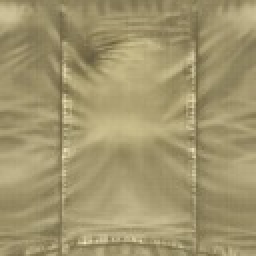
#> input picture customization/decal-library/baek/dobok-original-dobok-fabric-b.png, 128 x 128 px (shown 2 times larger)
$ python wh_seamless_pbr.py ../../../customization/decal-library/baek/dobok-original-dobok-fabric-b.png out
#> lines starting #> are read from the running program, lines starting #| are printed output that depends on the picture
#!/usr/bin/env python3
"""wh_seamless_pbr.py — Python port of TEXTtoPBR's (MIT) client-side PBR algorithms.

Input:  albedo image (e.g. from Pollinations via wh_prompt_pbr.sh)
Output: tileable PBR set: albedo (seamless), normal (+Y, OpenGL), roughness, height
Method (mirrors Vasco888888/text-to-pbr):
  - Seamless tiling: mirror-blend edges (offset by half, crossfade the seam band).
  - Normal map: Sobel gradients of luminance -> tangent-space normals, +Y up (glTF).
  - Roughness: inverted, blurred luminance (bright = rough).
  - Height: raw luminance.

Usage: wh_seamless_pbr.py IN.png OUTDIR/ [--size 1024] [--normal-strength 2.0]
"""
import argparse, math, os
import numpy as np
from PIL import Image, ImageFilter

def _best_boundary(a, axis, margin):
    """Smoothest adjacent line-pair along axis, constrained to [margin, n-margin]
    so the seam band we place later never touches the tile edge."""
    n = a.shape[axis]
    d = np.abs(np.diff(a, axis=axis))
    axes = tuple(i for i in range(a.ndim) if i != axis)
    d = d.mean(axis=axes)  # d[k] = diff between lines k and k+1
    lo, hi = margin, n - margin
    if hi <= lo:
        return n // 2
    k = int(np.argmin(d[lo - 1:hi - 1])) + (lo - 1)
    return k + 1  # boundary s puts lines (s-1, s) at the tile edge

def _seamless_1d(a, axis):
    """Exact tile along one axis: roll the image so its SMOOTHEST adjacent
    line-pair lands on the tile boundary. The tiled edge then shows that
    smooth pair — seamless for any input, no blending artifacts, no soft bands.
    Interior detail is untouched (interior lines repeat as pattern, not seams)."""
    n = a.shape[axis]
    s = _best_boundary(a, axis, margin=2)
    return np.roll(a, (n - s) % n, axis=axis)

def mirror_blend_seamless(img, blend=0.18):
    """Make tileable via smoothest-boundary roll (hardened TEXTtoPBR-style).
    `blend` kept for API compatibility; the exact method needs no blend band."""
    a = np.asarray(img).astype(np.float32)
    a = _seamless_1d(a, axis=1)  # x edges
    a = _seamless_1d(a, axis=0)  # y edges
    return Image.fromarray(np.clip(a, 0, 255).astype(np.uint8))

def luminance(a):
    return 0.2126 * a[..., 0] + 0.7152 * a[..., 1] + 0.0722 * a[..., 2]

def normal_map(img, strength=2.0):
    a = np.asarray(img).astype(np.float32)
    lum = luminance(a)
    # Sobel
    kx = np.array([[-1, 0, 1], [-2, 0, 2], [-1, 0, 1]], np.float32)
    ky = np.array([[-1, -2, -1], [0, 0, 0], [1, 2, 1]], np.float32)
    gx = np.zeros_like(lum); gy = np.zeros_like(lum)
    for i in range(3):
        for j in range(3):
            gx += kx[i, j] * np.roll(np.roll(lum, i - 1, 0), j - 1, 1)
            gy += ky[i, j] * np.roll(np.roll(lum, i - 1, 0), j - 1, 1)
    # +Y up (glTF/OpenGL convention): negate green channel of DirectX-style
    n = np.dstack((-gx * strength / 255.0, gy * strength / 255.0,
                   np.ones_like(lum)))
    n /= np.linalg.norm(n, axis=2, keepdims=True) + 1e-8
    return Image.fromarray(((n * 0.5 + 0.5) * 255).astype(np.uint8))

def roughness_map(img, blur=3):
    lum = Image.fromarray(luminance(np.asarray(img).astype(np.float32)).astype(np.uint8))
    lum = lum.filter(ImageFilter.GaussianBlur(blur))
    inv = 255 - np.asarray(lum).astype(np.float32)
    rgb = np.dstack([inv] * 3)
    return Image.fromarray(np.clip(rgb, 0, 255).astype(np.uint8))

def main():
    ap = argparse.ArgumentParser()
    ap.add_argument("inp"); ap.add_argument("outdir")
    ap.add_argument("--size", type=int, default=1024)
    ap.add_argument("--normal-strength", type=float, default=2.0)
    a = ap.parse_args()
    os.makedirs(a.outdir, exist_ok=True)
    img = Image.open(a.inp).convert("RGB").resize((a.size, a.size), Image.LANCZOS)
    alb = mirror_blend_seamless(img)
#> in _best_boundary, `d = np.abs(np.diff(a, axis=axis))`:
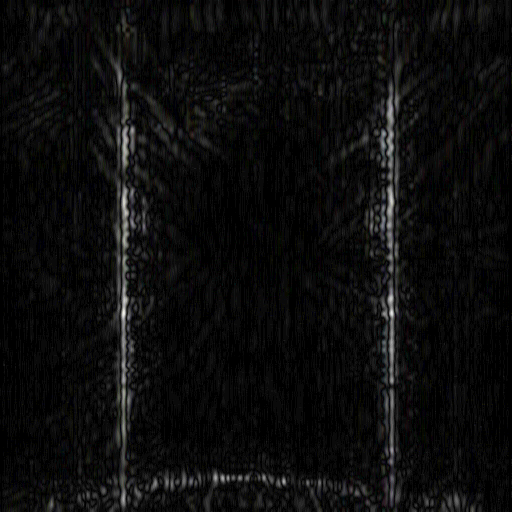
#> d: shape (1024, 1023, 3) float32 (shown at 1/2 size); mean R, G, B 0.623, 0.625, 0.619; drawn with min black and max white
#> in _best_boundary, `d = d.mean(axis=axes)`: d = 1023 values, max 5.39 at index 248, min 0 at index 3, mean 0.622
#> in _best_boundary, `k = int(np.argmin(d[lo - 1:hi - 1])) + (lo - 1)`: k = 3
#> in _seamless_1d, `s = _best_boundary(a, axis, margin=2)`: s = 4
#> call 2 of _best_boundary, with axis = 0, margin = 2
#> in _best_boundary (call 2), `d = np.abs(np.diff(a, axis=axis))`:
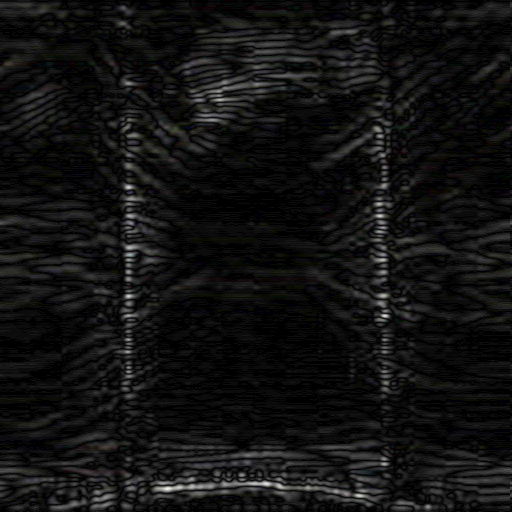
#> d: shape (1023, 1024, 3) float32 (shown at 1/2 size); mean R, G, B 0.751, 0.751, 0.743; drawn with min black and max white
#> in _best_boundary (call 2), `d = d.mean(axis=axes)`: d = 1023 values, max 2.43 at index 967, min 0.0208 at index 3, mean 0.749
    alb.save(f"{a.outdir}/albedo.png")
    normal_map(alb, a.normal_strength).save(f"{a.outdir}/normal.png")
#> after the loop in normal_map, `for i in range(3):`:
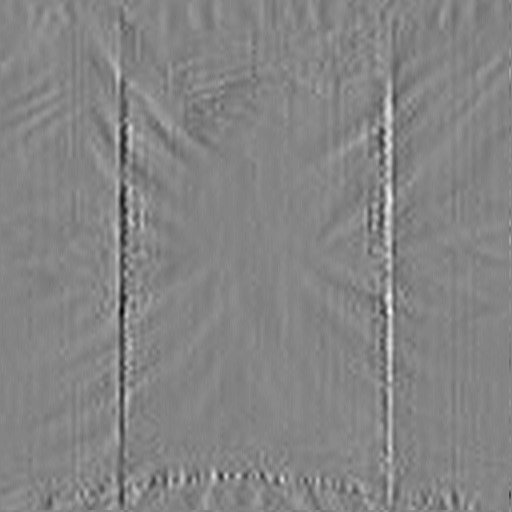
#> gx: shape (1024, 1024) float32 (shown at 1/2 size); min -102.4, max 94, mean 0; drawn with min black and max white
#> after the loop in normal_map, `for i in range(3):`:
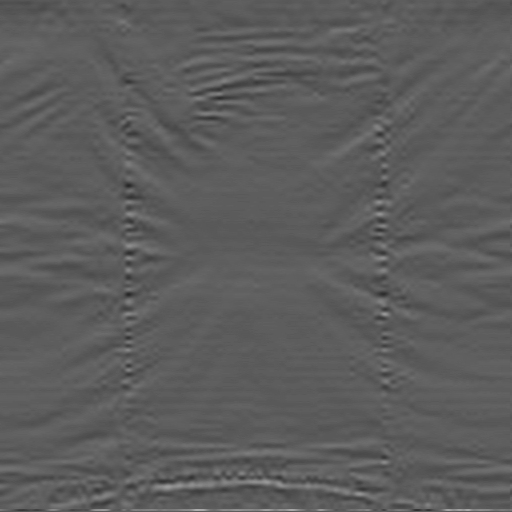
#> gy: shape (1024, 1024) float32 (shown at 1/2 size); min -120.7, max 210.3, mean 0; drawn with min black and max white
#> in normal_map, `n /= np.linalg.norm(n, axis=2, keepdims=True) + 1e-8`:
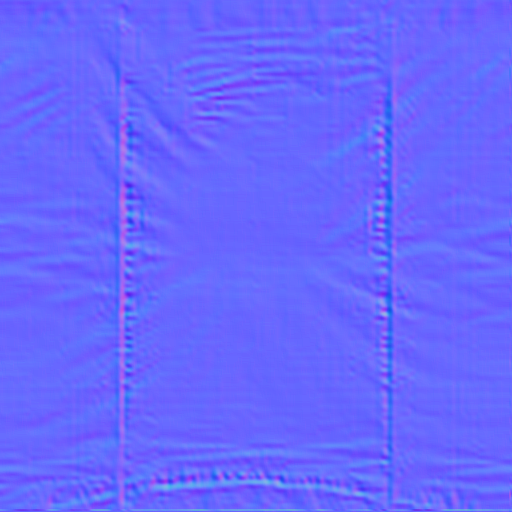
#> n: shape (1024, 1024, 3) float32 (shown at 1/2 size); mean of channels 0, 1, 2 -1.57e-05, -0.000325, 0.997; drawn with min black and max white
#> in normal_map, `return Image.fromarray(((n * 0.5 + 0.5) * 255).astype(np.uint8))`:
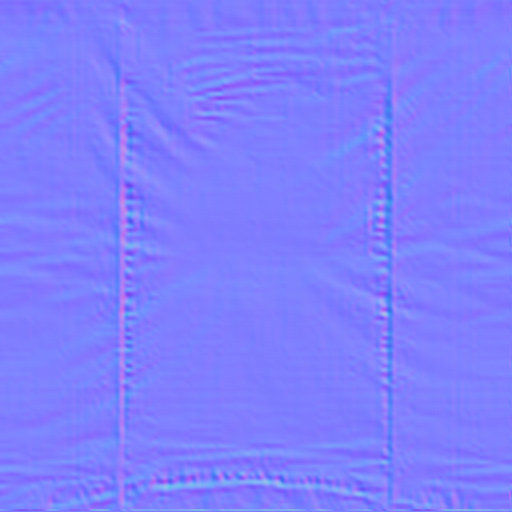
#> returned value: PIL image 1024x1024 RGB (shown at 1/2 size); mean R, G, B 127, 127, 253.7
    roughness_map(alb).save(f"{a.outdir}/roughness.png")
#> in roughness_map, `inv = 255 - np.asarray(lum).astype(np.float32)`:
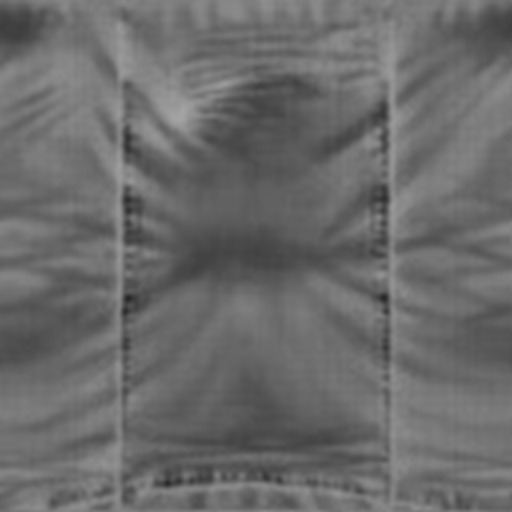
#> inv: shape (1024, 1024) float32 (shown at 1/2 size); min 36, max 163, mean 106.5
    Image.fromarray(luminance(np.asarray(alb).astype(np.float32)).astype(np.uint8)
           ).save(f"{a.outdir}/height.png")
    # metallic: stages are dielectric by default -> flat black (metalness workflow)
    Image.new("RGB", (a.size, a.size), (0, 0, 0)).save(f"{a.outdir}/metallic.png")
    print(f"PBR set -> {a.outdir}/ (albedo, normal, roughness, height, metallic)")

if __name__ == "__main__":
    main()
